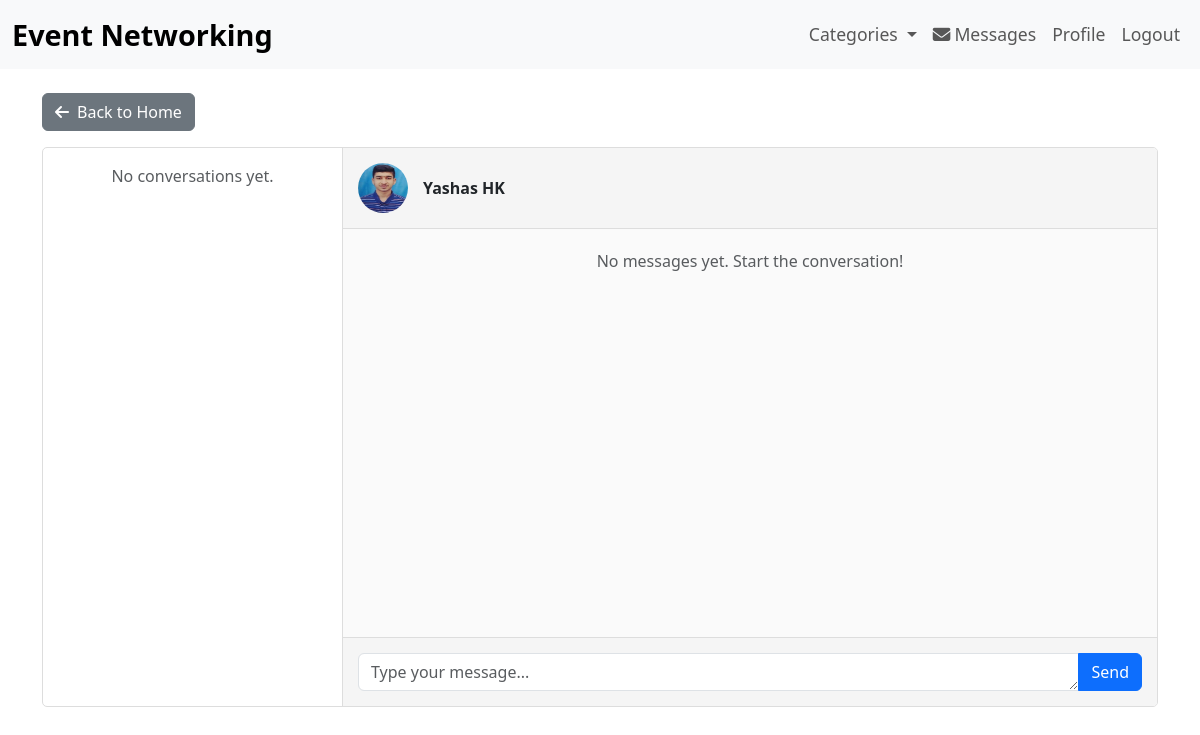
The app's page /messages/27/ (signed in), older data.
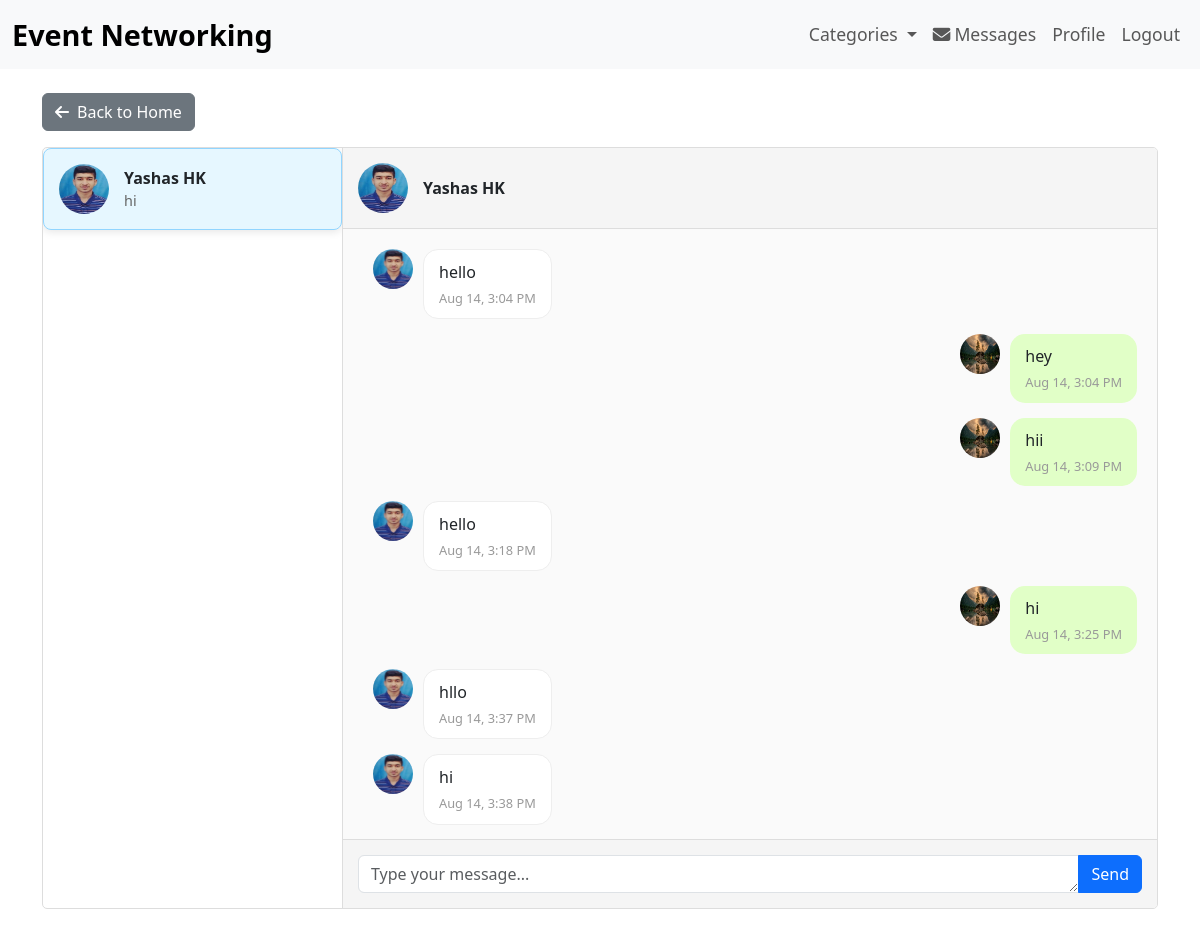
The same page, newer data.
### events/models.py (models this page shows, shortened)
class User(AbstractUser):
    USER_TYPES = (
        ('organizer', 'Organizer'),
        ('participant', 'Participant'),
    )
    user_type = models.CharField(max_length=20, choices=USER_TYPES)
    phone = models.CharField(max_length=15, blank=True, null=True)
    bio = models.TextField(max_length=500, blank=True, null=True)
    profile_picture = models.ImageField(upload_to='profile_pics/', blank=True)
    areas_of_interest = models.ManyToManyField('Category', blank=True)

class Message(models.Model):
    sender = models.ForeignKey(User, on_delete=models.CASCADE, related_name='sent_messages')
    receiver = models.ForeignKey(User, on_delete=models.CASCADE, related_name='received_messages')
    content = models.TextField()
    timestamp = models.DateTimeField(auto_now_add=True)
    is_read = models.BooleanField(default=False)
    class Meta:
        ordering = ['-timestamp']

### events/views.py (the view)
# urls.py: path('messages/', views.chat_view, name='messaging_inbox'),
@login_required
def chat_view(request, user_id=None):
    user = request.user
    q_filter = Q(sender=user) | Q(receiver=user)
    messaged_user_ids = Message.objects.filter(q_filter).values_list('sender_id', 'receiver_id')
    messaged_user_ids = {uid for t in messaged_user_ids for uid in t if uid != user.id}
    if user.user_type == 'participant':
        registered_events = Registration.objects.filter(user=user).select_related('event__organizer')
        organizer_ids = {reg.event.organizer.id for reg in registered_events}
        messaged_user_ids.update(organizer_ids)
    conversations = User.objects.filter(id__in=messaged_user_ids)
    latest_message_subquery = Message.objects.filter(
        Q(sender=OuterRef('pk'), receiver=user) |
        Q(sender=user, receiver=OuterRef('pk'))
    ).order_by('-timestamp')
    conversations = conversations.annotate(
        last_message_id=Subquery(latest_message_subquery.values('id')[:1]),
        last_message_time=Subquery(latest_message_subquery.values('timestamp')[:1])
    ).order_by('-last_message_time')
    for conv_user in conversations:
        if conv_user.last_message_id:
            conv_user.last_message = Message.objects.get(id=conv_user.last_message_id)
        else:
            conv_user.last_message = None
    active_conversation = None
    other_user = None
    if user_id:
        other_user = get_object_or_404(User, id=user_id)
        active_conversation = Message.objects.filter(
            (Q(sender=user) & Q(receiver=other_user)) |
            (Q(sender=other_user) & Q(receiver=user))
        ).order_by('timestamp')
        Message.objects.filter(sender=other_user, receiver=user, is_read=False).update(is_read=True)
    context = {
        'conversations': conversations,
        'other_user': other_user,
        'conversation': active_conversation,
        'message_form': MessageForm(sender=user),
    }
    return render(request, 'events/messaging.html', context)

### events/forms.py
class MessageForm(forms.ModelForm):
    class Meta:
        model = Message
        fields = ('receiver', 'content')
        widgets = {
            'content': forms.Textarea(attrs={'rows': 4}),
        }
    def __init__(self, *args, **kwargs):
        sender = kwargs.pop('sender', None)
        super().__init__(*args, **kwargs)
        if sender:
            self.fields['receiver'].queryset = User.objects.exclude(id=sender.id)

### event_networking/context_processors.py (called while the page is built)
def unread_message_count(request):
    if request.user.is_authenticated:
        count = Message.objects.filter(receiver=request.user, is_read=False).count()
        return {'unread_message_count': count}
    return {'unread_message_count': 0}

### templates/events/messaging.html (shortened to what this page needs)
{% extends 'base.html' %}
{% load static %}
{% block content %}
<div class="mb-3">
    <a href="{% url 'home' %}" class="btn btn-secondary">
        <i class="fas fa-arrow-left me-2"></i>Back to Home
    </a>
</div>
<div class="chat-container">
    <div class="conversation-list">
        {% for conv_user in conversations %}
            <a href="{% url 'conversation' conv_user.id %}" class="text-decoration-none text-dark">
                <div class="conversation-item {% if other_user.id == conv_user.id %}active{% endif %}">
                    {% if conv_user.profile_picture %}
                        <img src="{{ conv_user.profile_picture.url }}" alt="{{ conv_user.username }}" class="conversation-avatar">
                    {% else %}
                        <img src="{% static 'images/default_avatar.svg' %}" alt="{{ conv_user.username }}" class="conversation-avatar">
                    {% endif %}
                    <div class="conversation-details">
                        <div class="conversation-name">{{ conv_user.get_full_name|default:conv_user.username }}</div>
                        <div class="conversation-last-message">
                            {{ conv_user.last_message.content|truncatewords:5|default:"No messages yet" }}
                        </div>
                    </div>
                </div>
            </a>
        {% empty %}
            <p class="text-center text-muted p-3">No conversations yet.</p>
        {% endfor %}
    </div>
    <div class="chat-window">
        {% if other_user %}
            {% include 'events/conversation.html' %}
        {% endif %}
    </div>
</div>
{% endblock %}

### templates/events/conversation.html (shortened to what this page needs)
{% load static %}
<div class="chat-header">
    {% if other_user.profile_picture %}
        <img src="{{ other_user.profile_picture.url }}" alt="{{ other_user.username }}" class="conversation-avatar">
    {% else %}
        <img src="{% static 'images/default_avatar.svg' %}" alt="{{ other_user.username }}" class="conversation-avatar">
    {% endif %}
    <div class="conversation-name">{{ other_user.get_full_name|default:other_user.username }}</div>
</div>
<div class="chat-messages" id="chat-messages">
    {% for message in conversation %}
        <div class="message {% if message.sender == user %}sender{% else %}receiver{% endif %}">
            {% if message.sender != user %}
                {% if other_user.profile_picture %}
                    <img src="{{ other_user.profile_picture.url }}" alt="{{ other_user.username }}" class="message-avatar">
                {% else %}
                    <img src="{% static 'images/default_avatar.svg' %}" alt="{{ other_user.username }}" class="message-avatar">
                {% endif %}
            {% endif %}
            <div class="message-content">
                <div>{{ message.content }}</div>
                <div class="message-timestamp">{{ message.timestamp|date:"M d, g:i A" }}</div>
            </div>
            {% if message.sender == user %}
                {% if user.profile_picture %}
                    <img src="{{ user.profile_picture.url }}" alt="{{ user.username }}" class="message-avatar">
                {% else %}
                    <img src="{% static 'images/default_avatar.svg' %}" alt="{{ user.username }}" class="message-avatar">
                {% endif %}
            {% endif %}
        </div>
    {% empty %}
        <p class="text-center text-muted">No messages yet. Start the conversation!</p>
    {% endfor %}
</div>
<div class="chat-input">
    <form method="post" action="{% url 'send_message' %}" id="send-message-form">
        <div class="input-group">
            <textarea name="content" class="form-control" rows="1" placeholder="Type your message..."></textarea>
            <button type="submit" class="btn btn-primary">Send</button>
        </div>
    </form>
</div>

Row changes from the older to the newer data that the page shows:
now on one of the page's lists (row edited): User: get_full_name "Yashas HK", last_message.content "hi"
added Message: profile_picture (picture), content "hello", timestamp "Aug 14, 3:04 PM"
added Message: content "hey", timestamp "Aug 14, 3:04 PM", profile_picture (picture)
added Message: content "hii", timestamp "Aug 14, 3:09 PM", profile_picture (picture)
added Message: profile_picture (picture), content "hello", timestamp "Aug 14, 3:18 PM"
added Message: content "hi", timestamp "Aug 14, 3:25 PM", profile_picture (picture)
added Message: profile_picture (picture), content "hllo", timestamp "Aug 14, 3:37 PM"
added Message: profile_picture (picture), content "hi", timestamp "Aug 14, 3:38 PM"
Text that changed along with them:
text no longer shown: "No conversations yet. No messages yet. Start the conversation!"
